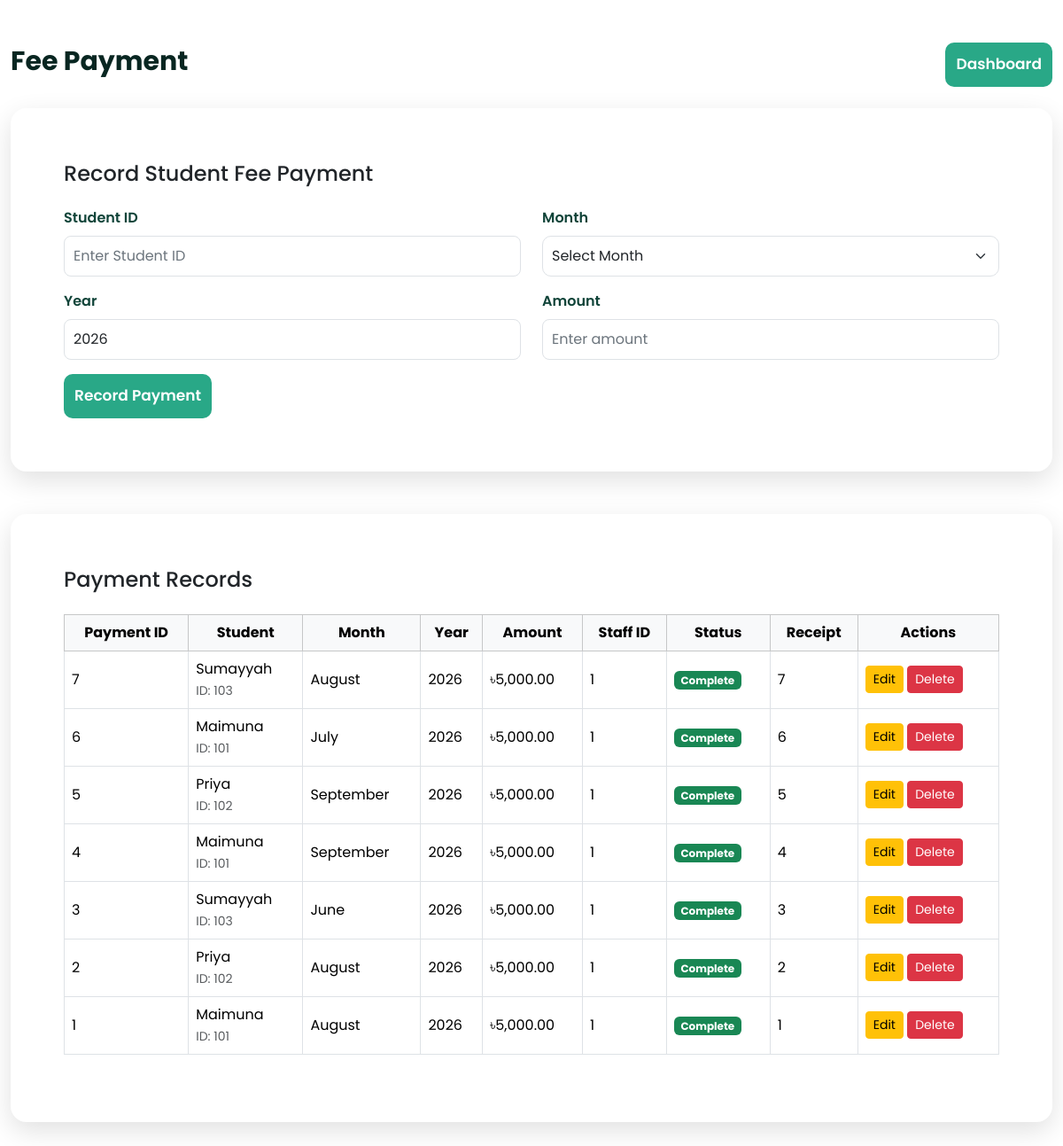
Page /payment.php (signed in) on the committed database.
### tables this page shows
CREATE TABLE `payment` (
  `PaymentID` int(11) NOT NULL,
  `StudentID` int(11) DEFAULT NULL,
  `StaffID` int(11) DEFAULT NULL,
  `Month` enum('January','February','March','April','May','June','July','August','September','October','November','December') NOT NULL,
  `Year` year(4) NOT NULL,
  `Amount` decimal(10,2) NOT NULL,
  `PaymentDate` timestamp NOT NULL DEFAULT current_timestamp(),
  `Status` varchar(50) DEFAULT 'Incomplete'
);

CREATE TABLE `student` (
  `StudentID` int(11) NOT NULL,
  `Name` varchar(1000) NOT NULL,
  `Phone` int(11) DEFAULT NULL,
  `Semester` text DEFAULT NULL,
  `DepartmentID` int(11) DEFAULT NULL,
  `Email` varchar(100) DEFAULT NULL
);

CREATE TABLE `receipt` (
  `ReceiptID` int(11) NOT NULL,
  `PaymentID` int(11) DEFAULT NULL,
  `ReceiptNumber` int(11) NOT NULL,
  `GeneratedAt` timestamp NOT NULL DEFAULT current_timestamp()
);

### payment.php (the view, shortened to what this page needs)
<?php
require_once "config/db.php";
$editPayment = null;
$payments = $conn->query(
    "SELECT
        p.PaymentID,
        p.StudentID,
        s.Name AS StudentName,
        p.StaffID,
        p.Month,
        p.Year,
        p.Amount,
        p.Status,
        r.ReceiptNumber
     FROM payment p
     INNER JOIN student s
        ON p.StudentID = s.StudentID
     LEFT JOIN receipt r
        ON p.PaymentID = r.PaymentID
     ORDER BY p.PaymentID DESC"
);
?>
<!DOCTYPE html>
<html lang="en">
<head>
    <link href="https://cdn.jsdelivr.net/npm/bootstrap@5.3.7/dist/css/bootstrap.min.css"
          rel="stylesheet">
    <link rel="stylesheet"
          href="css/style.css">
    <link rel="stylesheet"
          href="https://cdn.jsdelivr.net/npm/bootstrap-icons@1.13.1/font/bootstrap-icons.min.css">
</head>
<body>
<div class="container py-5">
    <div class="d-flex justify-content-between align-items-center mb-4">
        <h2>Fee Payment</h2>
        <a href="admin-dashboard.php"
           class="btn btn-login">
            Dashboard
        </a>
    </div>
    <div class="card mb-5">
        <div class="card-body">
            <h4 class="mb-4">
                <?= $editPayment
                    ? "Edit Student Fee Payment"
                    : "Record Student Fee Payment" ?>
            </h4>
            <form method="POST"
                  id="paymentForm">
                <div class="row">
                    <div class="col-md-6 mb-3">
                        <label class="form-label">
                            Student ID
                        </label>
                        <input
                            type="number"
                            name="student_id"
                            class="form-control"
                            value="<?= $editPayment
                                ? htmlspecialchars($editPayment['StudentID'])
                                : '' ?>"
                            placeholder="Enter Student ID"
                            required>
                    </div>
                    <div class="col-md-6 mb-3">
                        <label class="form-label">
                            Month
                        </label>
                        <select name="month"
                                class="form-select"
                                required>
                            <option value=""
                                    disabled
                                    <?= !$editPayment ? 'selected' : '' ?>>
                                Select Month
                            </option>
                        </select>
                    </div>
                    <div class="col-md-6 mb-3">
                        <label class="form-label">
                            Year
                        </label>
                        <input
                            type="number"
                            name="year"
                            class="form-control"
                            value="<?= $editPayment
                                ? htmlspecialchars($editPayment['Year'])
                                : '2026' ?>"
                            min="2000"
                            max="2100"
                            required>
                    </div>
                    <div class="col-md-6 mb-3">
                        <label class="form-label">
                            Amount
                        </label>
                        <input
                            type="number"
                            name="amount"
                            id="amount"
                            class="form-control"
                            step="0.01"
                            min="0.01"
                            value="<?= $editPayment
                                ? htmlspecialchars($editPayment['Amount'])
                                : '' ?>"
                            placeholder="Enter amount"
                            required>
                    </div>
                </div>
                <?php if ($editPayment): ?>
                    <button
                        type="submit"
                        name="update_payment"
                        class="btn btn-login">
                        Update Payment
                    </button>
                    <a href="payment.php"
                       class="btn btn-secondary">
                        Cancel
                    </a>
                <?php else: ?>
                    <button
                        type="submit"
                        name="submit_payment"
                        class="btn btn-login">
                        Record Payment
                    </button>
                <?php endif; ?>
            </form>
        </div>
    </div>
    <div class="card">
        <div class="card-body">
            <h4 class="mb-4">
                Payment Records
            </h4>
            <div class="table-responsive">
                <table class="table table-bordered table-hover align-middle">
                    <thead class="table-light">
                        <tr>
                            <th>Payment ID</th>
                            <th>Student</th>
                            <th>Month</th>
                            <th>Year</th>
                            <th>Amount</th>
                            <th>Staff ID</th>
                            <th>Status</th>
                            <th>Receipt</th>
                            <th>Actions</th>
                        </tr>
                    </thead>
                    <tbody>
                        <?php if ($payments && $payments->num_rows > 0): ?>
                            <?php while ($payment = $payments->fetch_assoc()): ?>
                                <tr>
                                    <td>
                                        <?= htmlspecialchars(
                                            $payment['PaymentID']
                                        ) ?>
                                    </td>
                                    <td>
                                        <?= htmlspecialchars(
                                            $payment['StudentName']
                                        ) ?>
                                        <br>
                                        <small class="text-muted">
                                            ID:
                                            <?= htmlspecialchars(
                                                $payment['StudentID']
                                            ) ?>
                                        </small>
                                    </td>
                                    <td>
                                        <?= htmlspecialchars(
                                            $payment['Month']
                                        ) ?>
                                    </td>
                                    <td>
                                        <?= htmlspecialchars(
                                            $payment['Year']
                                        ) ?>
                                    </td>
                                    <td>
                                        ৳<?= number_format(
                                            $payment['Amount'],
                                            2
                                        ) ?>
                                    </td>
                                    <td>
                                        <?= htmlspecialchars(
                                            $payment['StaffID']
                                        ) ?>
                                    </td>
                                    <td>
                                        <?php
                                        $statusClass = "bg-success";
                                        ?>
                                        <span class="badge <?= $statusClass ?>">
                                            <?= htmlspecialchars(
                                                $payment['Status']
                                            ) ?>
                                        </span>
                                    </td>
                                    <td>
                                        <?php if ($payment['ReceiptNumber']): ?>
                                            <?= htmlspecialchars(
                                                $payment['ReceiptNumber']
                                            ) ?>
                                        <?php else: ?>
                                            <span class="text-danger">
                                                No Receipt
                                            </span>
                                        <?php endif; ?>
                                    </td>
                                    <td>
                                        <a
                                            href="payment.php?edit=<?= $payment['PaymentID'] ?>"
                                            class="btn btn-sm btn-warning">
                                            Edit
                                        </a>
                                        <a
                                            href="payment.php?delete=<?= $payment['PaymentID'] ?>"
                                            class="btn btn-sm btn-danger"
                                            onclick="return confirm('Are you sure you want to delete this payment?');">
                                            Delete
                                        </a>
                                    </td>
                                </tr>
                            <?php endwhile; ?>
                        <?php endif; ?>
                    </tbody>
                </table>
            </div>
        </div>
    </div>
</div>
</body>
</html>

### css/style.css (style rules this page uses)
* { margin: 0; padding: 0; box-sizing: border-box; }
body { font-family: "Poppins", sans-serif; background: #FFFFFF; color: #082621; }
.container { max-width: 1200px; }
.card { border: none; border-radius: 15px; padding: 20px; box-shadow: 0 8px 25px rgba(0,0,0,0.15); }
h2 { color: #082621; font-weight: 700; font-size: 30px; }
.btn-login { background-color: #29A887; color: white; padding: 12px; border: none; border-radius: 10px; font-size: 17px; font-weight: 600; transition: all 0.3s ease; }
.form-control, .form-select { border-radius: 10px; padding: 10px; }
.form-select option { color: #082621; }
.card { background-color: #FFFFFF; border: none; border-radius: 18px; box-shadow: 0 10px 30px rgba(0,0,0,0.12); }
.card-body { padding: 40px; }
.form-label { color: #104439; font-weight: 600; }
::placeholder { color: #6c757d !important; }
.table { background-color: white; }
.table th { text-align: center; }
.table td { vertical-align: middle; }
.form-control { border-radius: 8px; }

### rows in the picture
payment: PaymentID "7", StudentID.Name "Sumayyah", StudentID "103", Month "August", Year "2026", Amount "5,000.00", StaffID "1", Status "Complete", receipt.ReceiptNumber "7"
payment: PaymentID "6", StudentID.Name "Maimuna", StudentID "101", Month "July", Year "2026", Amount "5,000.00", StaffID "1", Status "Complete", receipt.ReceiptNumber "6"
payment: PaymentID "5", StudentID.Name "Priya", StudentID "102", Month "September", Year "2026", Amount "5,000.00", StaffID "1", Status "Complete", receipt.ReceiptNumber "5"
payment: PaymentID "4", StudentID.Name "Maimuna", StudentID "101", Month "September", Year "2026", Amount "5,000.00", StaffID "1", Status "Complete", receipt.ReceiptNumber "4"
payment: PaymentID "3", StudentID.Name "Sumayyah", StudentID "103", Month "June", Year "2026", Amount "5,000.00", StaffID "1", Status "Complete", receipt.ReceiptNumber "3"
payment: PaymentID "2", StudentID.Name "Priya", StudentID "102", Month "August", Year "2026", Amount "5,000.00", StaffID "1", Status "Complete", receipt.ReceiptNumber "2"
payment: PaymentID "1", StudentID.Name "Maimuna", StudentID "101", Month "August", Year "2026", Amount "5,000.00", StaffID "1", Status "Complete", receipt.ReceiptNumber "1"
